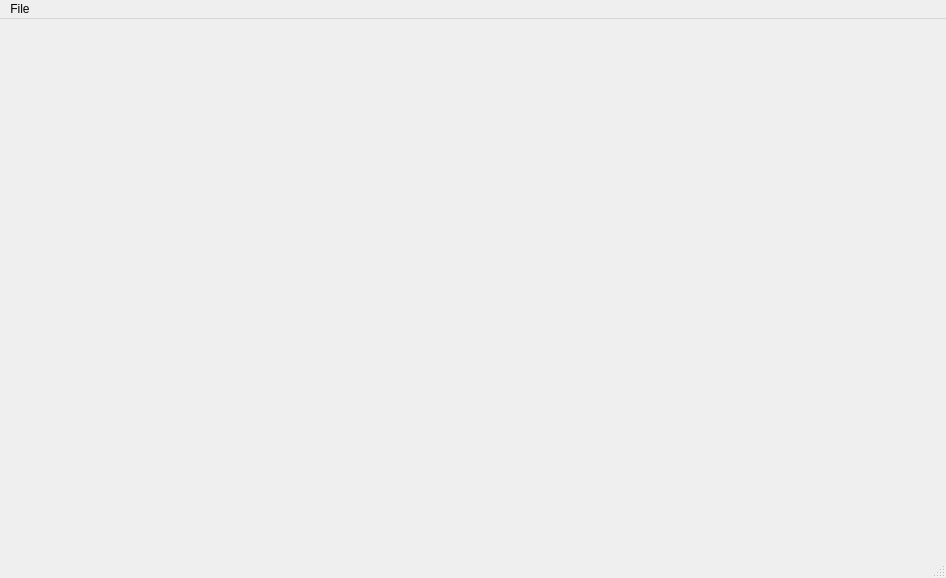
<?xml version="1.0" encoding="UTF-8"?>
<ui version="4.0">
 <class>MainWindow</class>
 <widget class="QMainWindow" name="MainWindow">
  <property name="geometry">
   <rect>
    <x>0</x>
    <y>0</y>
    <width>946</width>
    <height>578</height>
   </rect>
  </property>
  <property name="windowTitle">
   <string>MainWindow</string>
  </property>
  <widget class="QWidget" name="centralwidget"/>
  <widget class="QMenuBar" name="menubar">
   <property name="geometry">
    <rect>
     <x>0</x>
     <y>0</y>
     <width>946</width>
     <height>26</height>
    </rect>
   </property>
   <widget class="QMenu" name="menuStrona_G_wna">
    <property name="title">
     <string>File</string>
    </property>
    <addaction name="actionLoad_File"/>
   </widget>
   <addaction name="menuStrona_G_wna"/>
  </widget>
  <widget class="QStatusBar" name="statusbar"/>
  <action name="actionLoad_File">
   <property name="text">
    <string>Load File</string>
   </property>
  </action>
 </widget>
 <resources/>
 <connections/>
</ui>
